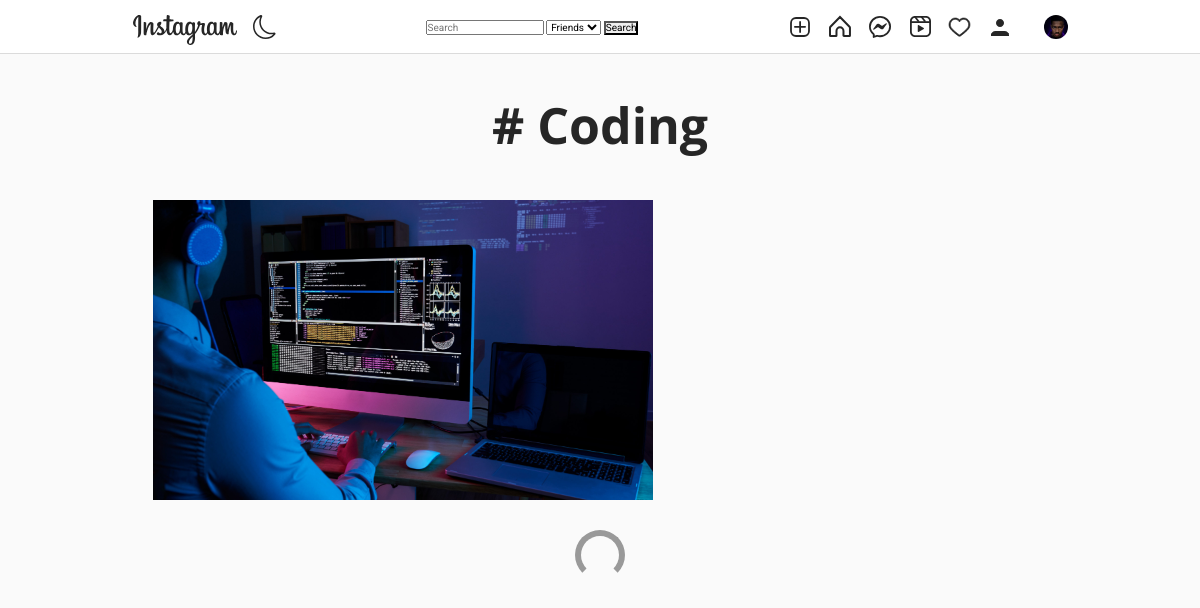
The app's page /posts/tag/4f7cdfc0-b67b-11ec-b94b-ecf4bb0b97d4 (signed in) with its own data.
### authy/models.py (models this page shows, shortened)
class Profile(models.Model):
    user = models.OneToOneField(User, related_name='profile', on_delete=models.CASCADE)
    image = models.ImageField(upload_to="profile_pciture", null=True, default="default.jpg")
    cover_photo = models.ImageField(upload_to='cover_photos/', default='default_cover.jpg')
    first_name = models.CharField(max_length=200, null=True, blank=True)
    last_name = models.CharField(max_length=200, null=True, blank=True)
    bio = models.CharField(max_length=200, null=True, blank=True)
    location = models.CharField(max_length=200, null=True, blank=True)
    url = models.URLField(max_length=200, null=True, blank=True)
    favourite = models.ManyToManyField(Post, blank=True)
    blocked_friends = models.ManyToManyField('self', symmetrical=False, related_name='blocked_by', blank=True)
    is_private = models.BooleanField(default=False)  # Trường riêng tư

### post/models.py (models this page shows, shortened)
class Tag(models.Model):
    title = models.CharField(max_length=75, verbose_name='Tag')
    slug = models.SlugField(null=False, unique=True, default=uuid.uuid1)
    name = models.CharField(max_length=50, unique=True,null=True)
    class Meta:
        verbose_name = 'Tag'
        verbose_name_plural = 'Tags'

class Post(models.Model):
    id = models.UUIDField(primary_key=True, default=uuid.uuid4, editable=False)
    picture = models.ImageField(upload_to=user_directory_path, verbose_name="Picture")
    caption = models.CharField(max_length=10000, verbose_name="Caption")
    posted = models.DateField(auto_now_add=True)
    tags = models.ManyToManyField(Tag, related_name="tags")
    user = models.ForeignKey(User, on_delete=models.CASCADE)
    likes = models.IntegerField(default=0)
    group = models.ForeignKey(Group, on_delete=models.SET_NULL, null=True, blank=True, related_name="posts")
    PRIVACY_CHOICES = [
        ('public', 'Public'),
        ('friends', 'Friends'),
        ('only_me', 'Only Me'),
    ]
    privacy = models.CharField(max_length=10, choices=PRIVACY_CHOICES, default='public')
    def get_absolute_url(self):
        return reverse("post-details", args=[str(self.id)])

### post/views.py (the view)
# urls.py: path('tag/<slug:tag_slug>', Tags, name='tags'),
@login_required
def Tags(request, tag_slug):
    tag = get_object_or_404(Tag, slug=tag_slug)
    posts = Post.objects.filter(tags=tag).order_by('-posted')
    context = {
        'posts': posts,
        'tag': tag
    }
    return render(request, 'tag.html', context)

### templates/tag.html (shortened to what this page needs)
{% extends 'base.html' %}
{% load static %}
{% load crispy_forms_tags %}
{% block content %}
<!DOCTYPE html>
<html lang="en">
<head>
    <link rel="stylesheet" href="{% static 'assets3/css/reset.css' %}">
    <link rel="stylesheet" href="{% static 'assets3/css/styles.css' %}">
    <link rel="stylesheet" href="https://use.fontawesome.com/releases/v5.2.0/css/all.css">
</head>
<body>
    <header>
        <div>
         <h1 style="font-size: 50px; margin-top: 100px; text-align:center; font-weight: bold; margin-bottom: 50px;">#{{tag.title|title}}</h1>
        </div>
    </header>
    <main>
        <div class="container">
            <div class="gallery">
                {% for post in posts %}
                <a href="{{post.get_absolute_url}}"><div class="gallery-item" tabindex="0">
                    <img src="{{ post.picture.url }}" class="gallery-image" alt="" style="width: 500px; height: 300px; object-fit: cover;">
                </div></a>
                {% endfor %}
            </div>
            <div class="loader"></div>
        </div>
    </main>
{% endblock content %}

### templates/base.html (shortened to what this page needs)
{% load static %}
<!DOCTYPE html>
<html lang="en">
<head>
    <link rel="stylesheet" href="https://cdn.jsdelivr.net/npm/bootstrap-icons@1.8.1/font/bootstrap-icons.css">
    <link href="https://cdn.jsdelivr.net/npm/bootstrap@5.1.3/dist/css/bootstrap.min.css" rel="stylesheet">
    <link rel="stylesheet" type="text/css" href="{% static 'assets1/style.css' %}">
</head>
<body>
    <header class="header">
        <nav class="header__content">
            <div class="header__buttons">
                <a href="{% url 'index' %}" class="header__home">
                </a>
                <button class="header__theme-button" title="Toggle Theme">
                </button>
            </div>
            <form action="{% url 'search_all' %}" method="GET">
                <input type="text" name="q" placeholder="Search" value="{{ request.GET.q }}">
                <select name="type">
                    <option value="friends">Friends</option>
                </select>
                <button type="submit">Search</button>
            </form>
            <div class="header__buttons header__buttons--desktop">
                <a href="{% url 'newpost' 'profile' 'profile' %}">
                </a>
                <a href="{% url 'index' %}">
                </a>
                <a href="{% url 'message' %}">
                </a>
                <a href="#">
                </a>
                <span>
                    <a href="{% url 'about' %}">
                    </a>
                </span>
                <a href="{% url 'list_groups' %}">
                </a>
                <a href="">
                    <button class="profile-button">
                        <a href="{% url 'profile' request.user %}">
                            <div class="profile-button__picture">
                                <img src="{{request.user.profile.image.url}}" alt="User Picture">
                            </div>
                        </a>
                    </button>
                </a>
            </div>
        </nav>
    </header>
    {% block content %}
    {% endblock content %}
</body>
</html>

### static/assets1/style.css (style rules this page uses)
*, *::after, *::before { box-sizing: border-box; margin: 0; padding: 0; }
*, button, input, select, textarea { font-family: 'Roboto', sans-serif; }
:root { --primary: hsl(0, 0%, 100%); --secondary: hsl(0, 0%, 98%); --border: hsl(0, 0%, 86%); --story-border: hsl(0, 0%, 78%); --img-border: hsla(0, 0%, 0%, 0.1); --text-dark: hsl(0, 0%, 15%); --text-light: hsl(0, 0%, 60%); --like: hsl(355, 82%, 61%); --link: hsl(204, 100%, 48%); --header-height: 44px; --nav-height: 44px; }
body { min-height: 100vh; display: flex; flex-direction: column; overflow-y: auto; }
svg { display: block; }
img { max-width: 100%; }
.header { width: 100%; height: var(--header-height); background-color: var(--primary); display: flex; justify-content: center; position: fixed; top: 0; left: 0; z-index: 2; }
.header::after { content: ''; position: absolute; bottom: 0; width: 100%; height: 1px; background-color: var(--border); }
.header__content { width: 100%; max-width: 975px; padding: 0 14px; display: flex; justify-content: space-between; align-items: center; }
.header__home { margin-top: 5px; }
.header__theme-button { background-color: transparent; border: none; cursor: pointer; }
.header__theme-button-moon { display: unset; }
.header__buttons { display: flex; align-items: center; gap: 16px; }
.profile-button { background-color: transparent; border: none; outline: none; cursor: pointer; position: relative; }
.profile-button__picture { width: 24px; height: 24px; border-radius: 50%; overflow: hidden; position: relative; }
.profile-button__picture::after { content: ''; position: absolute; top: 0; bottom: 0; left: 0; right: 0; border: 1px solid var(--img-border); border-radius: 50%; }
@media (min-width: 768px) { :root { --header-height: 54px; --nav-height: 0px; } }
@media (min-width: 768px) { .header__content { padding: 0 20px; } }

### static/assets3/css/styles.css (style rules this page uses)
:root { font-size: 10px; }
*, *::before, *::after { box-sizing: border-box; }
body { font-family: "Open Sans", Arial, sans-serif; min-height: 100vh; background-color: #fafafa; color: #262626; padding-bottom: 3rem; }
img { display: block; }
.container { max-width: 93.5rem; margin: 0 auto; padding: 0 2rem; }
.gallery { display: flex; flex-wrap: wrap; margin: -1rem -1rem; padding-bottom: 3rem; }
.gallery-item { position: relative; flex: 1 0 22rem; margin: 1rem; color: #fff; cursor: pointer; }
.gallery-image { width: 100%; height: 100%; object-fit: cover; }
.loader { width: 5rem; height: 5rem; border: 0.6rem solid #999; border-bottom-color: transparent; border-radius: 50%; margin: 0 auto; animation: loader 500ms linear infinite; }

### records on screen
Tag: title "Coding"
Post: picture (picture)
